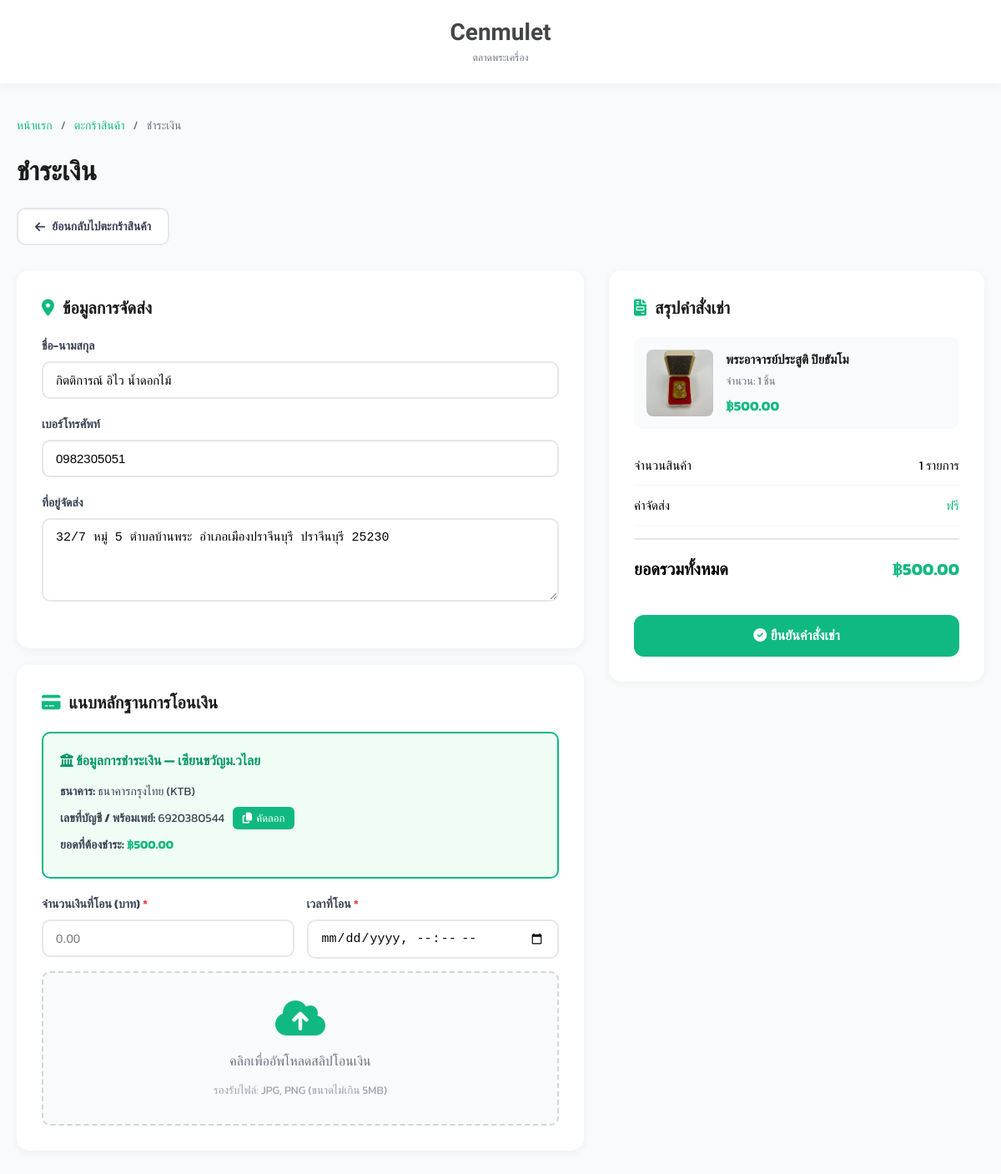
/user/checkout.php (signed in), run on the app's committed database.
### tables this page shows
CREATE TABLE users (
    id INTEGER PRIMARY KEY AUTOINCREMENT,
    fullname TEXT,
    username TEXT UNIQUE,
    password TEXT,
    tel TEXT,
    address TEXT,
    image TEXT,
    id_per TEXT
);

### user/checkout.php (the view, shortened to what this page needs)
<?php
require_once __DIR__ . "/../config/db.php";
$user_id = $_SESSION['user_id'];
try {
    $stmt = $db->prepare("SELECT * FROM users WHERE id = :id");
    $stmt->execute([':id' => $user_id]);
    $user = $stmt->fetch(PDO::FETCH_ASSOC);
} catch (PDOException $e) {
    die("Error: " . $e->getMessage());
}
try {
    $stmt = $db->prepare("
        SELECT c.*, a.amulet_name, a.price, a.image, a.quantity as stock,
               s.store_name, s.pay_bank, s.pay_contax, cat.category_name
        FROM cart c
        JOIN amulets a ON c.amulet_id = a.id
        LEFT JOIN sellers s ON a.sellerId = s.id
        LEFT JOIN categories cat ON a.categoryId = cat.id
        WHERE c.user_id = :user_id
    ");
    $stmt->execute([':user_id' => $user_id]);
    $cart_items = $stmt->fetchAll(PDO::FETCH_ASSOC);
} catch (PDOException $e) {
    die("Error: " . $e->getMessage());
}
$total_price = 0;
foreach ($cart_items as $item) {
    $total_price += $item['price'] * $item['quantity'];
}
$stock_error = false;
?>
<!DOCTYPE html>
<html lang="th">
<head>
    <link rel="stylesheet" href="https://cdnjs.cloudflare.com/ajax/libs/font-awesome/6.5.1/css/all.min.css">
</head>
<body>
    <nav class="navbar">
        <div class="logo">
            <h2>Cenmulet</h2>
            <p>ตลาดพระเครื่อง</p>
        </div>
    </nav>
    <div class="container">
        <div class="breadcrumb">
            <a href="/views/user/home.php">หน้าแรก</a>
            <span>/</span>
            <a href="/views/user/cart.php">ตะกร้าสินค้า</a>
            <span>/</span>
            <span>ชำระเงิน</span>
        </div>
        <div class="page-header">
            <h1>ชำระเงิน</h1>
            <a href="/views/user/cart.php"
               style="display:inline-flex;align-items:center;gap:8px;padding:10px 20px;background:#fff;border:2px solid #e5e7eb;border-radius:10px;color:#374151;text-decoration:none;font-size:14px;font-weight:600;transition:all .2s;margin-top:10px"
               onmouseover="this.style.borderColor='#10b981';this.style.color='#10b981'"
               onmouseout="this.style.borderColor='#e5e7eb';this.style.color='#374151'">
                <i class="fa-solid fa-arrow-left"></i> ย้อนกลับไปตะกร้าสินค้า
            </a>
        </div>
        <form action="/user/place_order.php" method="POST" enctype="multipart/form-data">
            <div class="checkout-layout">
                <div>
                    <div class="section">
                        <h2 class="section-title">
                            <i class="fa-solid fa-location-dot"></i>
                            ข้อมูลการจัดส่ง
                        </h2>
                        <div class="form-group">
                            <label class="form-label">ชื่อ-นามสกุล</label>
                            <input type="text" name="fullname" class="form-control"
                                   value="<?php echo htmlspecialchars($user['fullname']); ?>" required>
                        </div>
                        <div class="form-group">
                            <label class="form-label">เบอร์โทรศัพท์</label>
                            <input type="tel" name="tel" class="form-control"
                                   value="<?php echo htmlspecialchars($user['tel']); ?>" required>
                        </div>
                        <div class="form-group">
                            <label class="form-label">ที่อยู่จัดส่ง</label>
                            <textarea name="address" class="form-control" required><?php echo htmlspecialchars($user['address']); ?></textarea>
                        </div>
                    </div>
                    <div class="section" style="margin-top: 20px;">
                        <h2 class="section-title">
                            <i class="fa-solid fa-credit-card"></i>
                            แนบหลักฐานการโอนเงิน
                        </h2>
                        <?php
                        $seller_payments = [];
                        foreach ($cart_items as $item) {
                            $key = $item['store_name'];
                            if (!isset($seller_payments[$key])) {
                                $seller_payments[$key] = [
                                    'store_name' => $item['store_name'],
                                    'pay_bank'   => $item['pay_bank'] ?? '',
                                    'pay_contax' => $item['pay_contax'] ?? '',
                                ];
                            }
                        }
                        foreach ($seller_payments as $sp):
                        ?>
                        <div class="payment-info">
                            <h4><i class="fa-solid fa-building-columns"></i> ข้อมูลการชำระเงิน — <?php echo htmlspecialchars($sp['store_name']); ?></h4>
                            <?php if ($sp['pay_bank']): ?>
                            <p><strong>ธนาคาร:</strong> <?php echo htmlspecialchars($sp['pay_bank']); ?></p>
                            <?php endif; ?>
                            <p style="display:flex;align-items:center;gap:10px">
                                <span><strong>เลขที่บัญชี / พร้อมเพย์:</strong> <span class="account-number"><?php echo htmlspecialchars($sp['pay_contax'] ?: '-'); ?></span></span>
                                <?php if ($sp['pay_contax']): ?>
                                <button type="button"
                                        onclick="copyAccount(this, '<?php echo htmlspecialchars($sp['pay_contax'], ENT_QUOTES); ?>')"
                                        style="display:inline-flex;align-items:center;gap:5px;padding:4px 12px;background:#10b981;color:#fff;border:none;border-radius:6px;font-size:13px;font-family:inherit;cursor:pointer;transition:all .2s;white-space:nowrap">
                                    <i class="fa-solid fa-copy"></i> คัดลอก
                                </button>
                                <?php endif; ?>
                            </p>
                            <p><strong>ยอดที่ต้องชำระ:</strong> <span style="color: #10b981; font-weight: bold;">฿<?php echo number_format($total_price, 2); ?></span></p>
                        </div>
                        <?php endforeach; ?>
                        <div style="display:grid;grid-template-columns:1fr 1fr;gap:15px;margin-bottom:15px">
                            <div class="form-group" style="margin-bottom:0">
                                <label class="form-label">จำนวนเงินที่โอน (บาท) <span style="color:#ef4444">*</span></label>
                                <input type="number" name="transfer_amount" step="0.01" min="0"
                                       class="form-control" placeholder="0.00" required>
                            </div>
                            <div class="form-group" style="margin-bottom:0">
                                <label class="form-label">เวลาที่โอน <span style="color:#ef4444">*</span></label>
                                <input type="datetime-local" name="transfer_time"
                                       class="form-control" required>
                            </div>
                        </div>
                        <div class="upload-area" onclick="document.getElementById('slip').click()">
                            <i class="fa-solid fa-cloud-arrow-up"></i>
                            <p>คลิกเพื่ออัพโหลดสลิปโอนเงิน</p>
                            <small style="color: #9ca3af;">รองรับไฟล์: JPG, PNG (ขนาดไม่เกิน 5MB)</small>
                        </div>
                    </div>
                </div>
                <div>
                    <div class="section">
                        <h2 class="section-title">
                            <i class="fa-solid fa-file-invoice"></i>
                            สรุปคำสั่งเช่า
                        </h2>
                        <div style="margin-bottom: 20px;">
                            <?php foreach ($cart_items as $item): ?>
                                <div class="order-item">
                                    <div class="order-item-image">
                                        <?php if ($item['image']): ?>
                                            <img src="/uploads/amulets/<?php echo htmlspecialchars($item['image']); ?>" alt="">
                                        <?php else: ?>
                                            <i class="fa-solid fa-image"></i>
                                        <?php endif; ?>
                                    </div>
                                    <div class="order-item-info">
                                        <div class="order-item-name"><?php echo htmlspecialchars($item['amulet_name']); ?></div>
                                        <div class="order-item-details">จำนวน: <?php echo $item['quantity']; ?> ชิ้น</div>
                                        <div class="order-item-price">฿<?php echo number_format($item['price'] * $item['quantity'], 2); ?></div>
                                    </div>
                                </div>
                            <?php endforeach; ?>
                        </div>
                        <div class="summary-row">
                            <span>จำนวนสินค้า</span>
                            <span><?php echo count($cart_items); ?> รายการ</span>
                        </div>
                        <div class="summary-row">
                            <span>ค่าจัดส่ง</span>
                            <span style="color: #10b981;">ฟรี</span>
                        </div>
                        <div class="summary-total">
                            <span>ยอดรวมทั้งหมด</span>
                            <span>฿<?php echo number_format($total_price, 2); ?></span>
                        </div>
                        <button type="submit" class="btn-submit" <?php echo $stock_error ? 'disabled' : ''; ?>>
                            <i class="fa-solid fa-check-circle"></i>
                            ยืนยันคำสั่งเช่า
                        </button>
                    </div>
                </div>
            </div>
        </form>
    </div>
</body>
</html>

### user/checkout.php (style rules this page uses)
* { margin: 0; padding: 0; box-sizing: border-box; }
body { font-family: "Kanit", sans-serif; background: #f9fafb; }
.navbar { width: 100%; height: 100px; background: #fff; box-shadow: 0 2px 10px rgba(0, 0, 0, 0.05); display: flex; justify-content: space-between; align-items: center; padding: 0 40px; position: sticky; top: 0; z-index: 100; }
.logo { position: absolute; left: 50%; transform: translateX(-50%); text-align: center; }
.logo h2 { font-family: "Sriracha", cursive; font-size: 28px; color: #444547; margin-bottom: 5px; }
.logo p { font-size: 12px; color: #6b7280; }
.container { max-width: 1200px; margin: 0 auto; padding: 40px 20px; }
.page-header { margin-bottom: 30px; }
.page-header h1 { font-size: 32px; color: #1a1a1a; margin-bottom: 10px; }
.breadcrumb { display: flex; gap: 10px; align-items: center; font-size: 14px; color: #6b7280; margin-bottom: 20px; }
.breadcrumb a { color: #10b981; text-decoration: none; }
.checkout-layout { display: grid; grid-template-columns: 1fr 450px; gap: 30px; }
.section { background: #fff; border-radius: 15px; padding: 30px; box-shadow: 0 2px 10px rgba(0, 0, 0, 0.05); }
.section-title { font-size: 20px; color: #1a1a1a; font-weight: 600; margin-bottom: 20px; display: flex; align-items: center; gap: 10px; }
.section-title i { color: #10b981; }
.form-group { margin-bottom: 20px; }
.form-label { display: block; font-size: 14px; color: #374151; font-weight: 600; margin-bottom: 8px; }
.form-control { width: 100%; padding: 12px 15px; border: 2px solid #e5e7eb; border-radius: 10px; font-size: 15px; transition: all 0.3s; }
textarea.form-control { resize: vertical; min-height: 100px; }
.order-item { display: flex; gap: 15px; padding: 15px; background: #f9fafb; border-radius: 10px; margin-bottom: 15px; }
.order-item-image { width: 80px; height: 80px; background: #e5e7eb; border-radius: 8px; display: flex; align-items: center; justify-content: center; overflow: hidden; }
.order-item-image img { width: 100%; height: 100%; object-fit: cover; }
.order-item-info { flex: 1; }
.order-item-name { font-size: 15px; color: #1a1a1a; font-weight: 600; margin-bottom: 5px; }
.order-item-details { font-size: 13px; color: #6b7280; margin-bottom: 8px; }
.order-item-price { font-size: 16px; color: #10b981; font-weight: bold; }
.summary-row { display: flex; justify-content: space-between; padding: 12px 0; font-size: 15px; border-bottom: 1px solid #f3f4f6; }
.summary-total { display: flex; justify-content: space-between; padding: 20px 0; margin-top: 15px; border-top: 2px solid #e5e7eb; font-size: 20px; font-weight: bold; }
.summary-total span:last-child { color: #10b981; }
.upload-area { border: 2px dashed #d1d5db; border-radius: 10px; padding: 30px; text-align: center; cursor: pointer; transition: all 0.3s; background: #f9fafb; }
.upload-area i { font-size: 48px; color: #10b981; margin-bottom: 15px; }
.upload-area p { color: #6b7280; margin-bottom: 10px; }
.btn-submit { width: 100%; padding: 16px; background: #10b981; color: #fff; border: none; border-radius: 12px; font-size: 16px; font-weight: 600; cursor: pointer; transition: all 0.3s; margin-top: 20px; }
.payment-info { background: #f0fdf4; border: 2px solid #10b981; border-radius: 10px; padding: 20px; margin-bottom: 20px; }
.payment-info h4 { color: #059669; margin-bottom: 15px; font-size: 16px; }
.payment-info p { color: #374151; margin-bottom: 8px; font-size: 14px; }

### data on the page
users: fullname "กิตติการณ์ อิไว น้ำดอกไม้", tel "0982305051", address "32/7 หมู่ 5 ตำบลบ้านพระ อำเภอเมืองปราจีนบุรี ปราจีนบุรี 25230"

### other printed values
$sp['store_name'] "เซียนขวัญม.วไลย"
$sp['pay_bank'] "ธนาคารกรุงไทย (KTB)"
$sp['pay_contax'] ?: '-' "6920380544"
$item['amulet_name'] "พระอาจารย์ประสูติ ปิยธัมโม"
$item['quantity'] "1"
$item['price'] * $item['quantity'] "500.00"
count($cart_items) "1"
$total_price "500.00"
